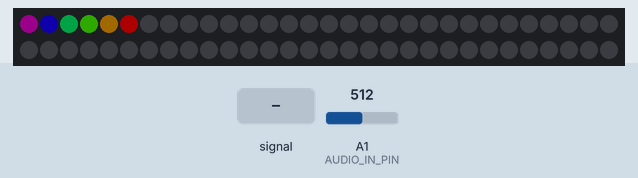
Recording of a sketch running on a simulated Arduino Uno, built with avr-gcc and run on an emulated ATmega328P. On the bench: 60 RGB LEDs in strip order, left to right, continuing on the next row. The test bench sets the inputs (shaded band); at power-on: A1 (AUDIO_IN_PIN) = 512. Dim RGB values are drawn brighter than linear; what the sketch prints to the serial monitor is not drawn.

Above: at 4.2 s.
4.3 s: A1 (AUDIO_IN_PIN) fed a 200 Hz sine of ±460 counts around its level
At 5.48 s:
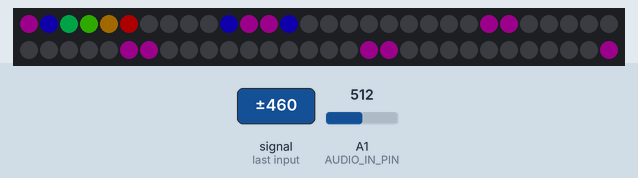
5.9 s: A1 (AUDIO_IN_PIN) set to 716
At 7.5 s:
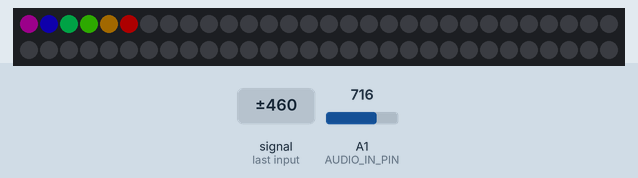
7.6 s: A1 (AUDIO_IN_PIN) fed a 50 Hz sine of ±306 counts around its level
At 8.6 s:
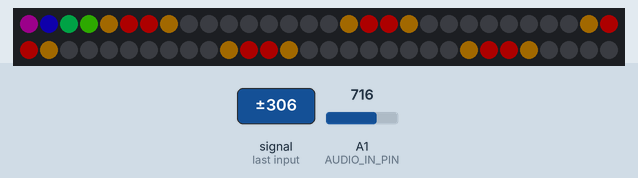
Timing chart, 0 to 7.7 s (numbered marks = the images above; inputs shaded):
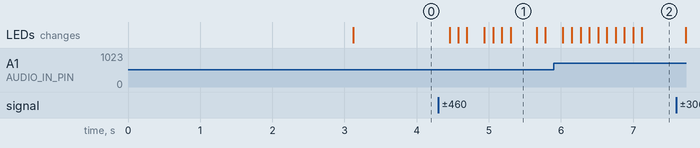

Measured:
- after the input at 4.3 s, the LEDs: change after 0.16 s (image 1)

The sketch:

AnalisadorDeEspectro.ino
```cpp
#include <arduinoFFT.h>
#include <FastLED.h>

#define SAMPLES 64
#define AUDIO_IN_PIN A1
#define LED_PIN     3
#define NUM_LEDS    60
#define BRIGHTNESS  150
#define LED_TYPE    WS2812B
#define COLOR_ORDER GRB
#define xres 6
#define yres 10

double vReal[SAMPLES];
double vImag[SAMPLES];

int Intensity[xres] = { }; // initialize Frequency Intensity to zero
int Displacement = 1;

CRGB leds[NUM_LEDS];            // Create LED Object
arduinoFFT FFT = arduinoFFT();  // Create FFT object

void setup() {
  pinMode(AUDIO_IN_PIN, INPUT);
  Serial.begin(115200);         //Initialize Serial
  delay(3000);                  // power-up safety delay
  FastLED.addLeds<LED_TYPE, LED_PIN, COLOR_ORDER>(leds, NUM_LEDS).setCorrection( TypicalLEDStrip ); //Initialize LED strips
  FastLED.setBrightness(BRIGHTNESS);
}

void loop() {
  Visualizer();
}

void Visualizer(){
  //Collect Samples
  getSamples();

  //Update Display
  displayUpdate();

  FastLED.show();
}

void getSamples(){
  for(int i = 0; i < SAMPLES; i++){
    vReal[i] = analogRead(AUDIO_IN_PIN);
    Serial.println(vReal[i]);
    vImag[i] = 0;
  }

  //FFT
  FFT.Windowing(vReal, SAMPLES, FFT_WIN_TYP_HAMMING, FFT_FORWARD);
  FFT.Compute(vReal, vImag, SAMPLES, FFT_FORWARD);
  FFT.ComplexToMagnitude(vReal, vImag, SAMPLES);

  //Update Intensity Array
  for(int i = 2; i < (xres*Displacement)+2; i+=Displacement){
    vReal[i] = constrain(vReal[i],0 ,2047);            // set max value for input data
    vReal[i] = map(vReal[i], 0, 2047, 0, yres);        // map data to fit our display

    Intensity[(i/Displacement)-2] --;                      // Decrease displayed value
    if (vReal[i] > Intensity[(i/Displacement)-2])          // Match displayed value to measured value
      Intensity[(i/Displacement)-2] = vReal[i];
  }
}

void displayUpdate(){
  int color = 0;
  for(int i = 0; i < xres; i++){
    for(int j = 0; j < yres; j++){
      if(j <= Intensity[i]){                                // Light everything within the intensity range
        if(j%2 == 0){
          leds[(xres*(j+1))-i-1] = CHSV(color, 255, BRIGHTNESS);
        }
        else{
          leds[(xres*j)+i] = CHSV(color, 255, BRIGHTNESS);
        }
      }
      else{                                                  // Everything outside the range goes dark
        if(j%2 == 0){
          leds[(xres*(j+1))-i-1] = CHSV(color, 255, 0);
        }
        else{
          leds[(xres*j)+i] = CHSV(color, 255, 0);
        }
      }
    }
    color += 255/xres;                                      // Increment the Hue to get the Rainbow
  }
}
```
